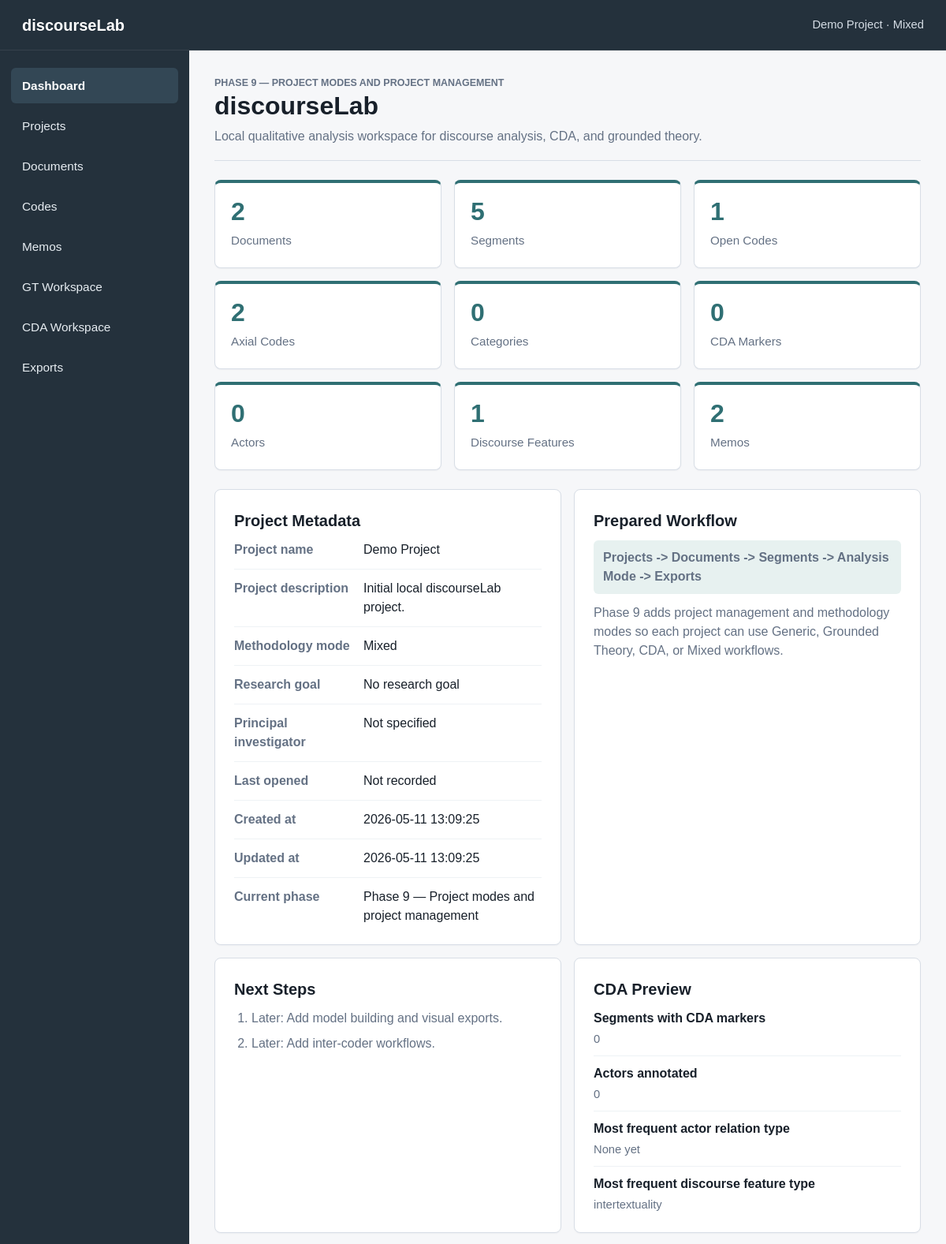
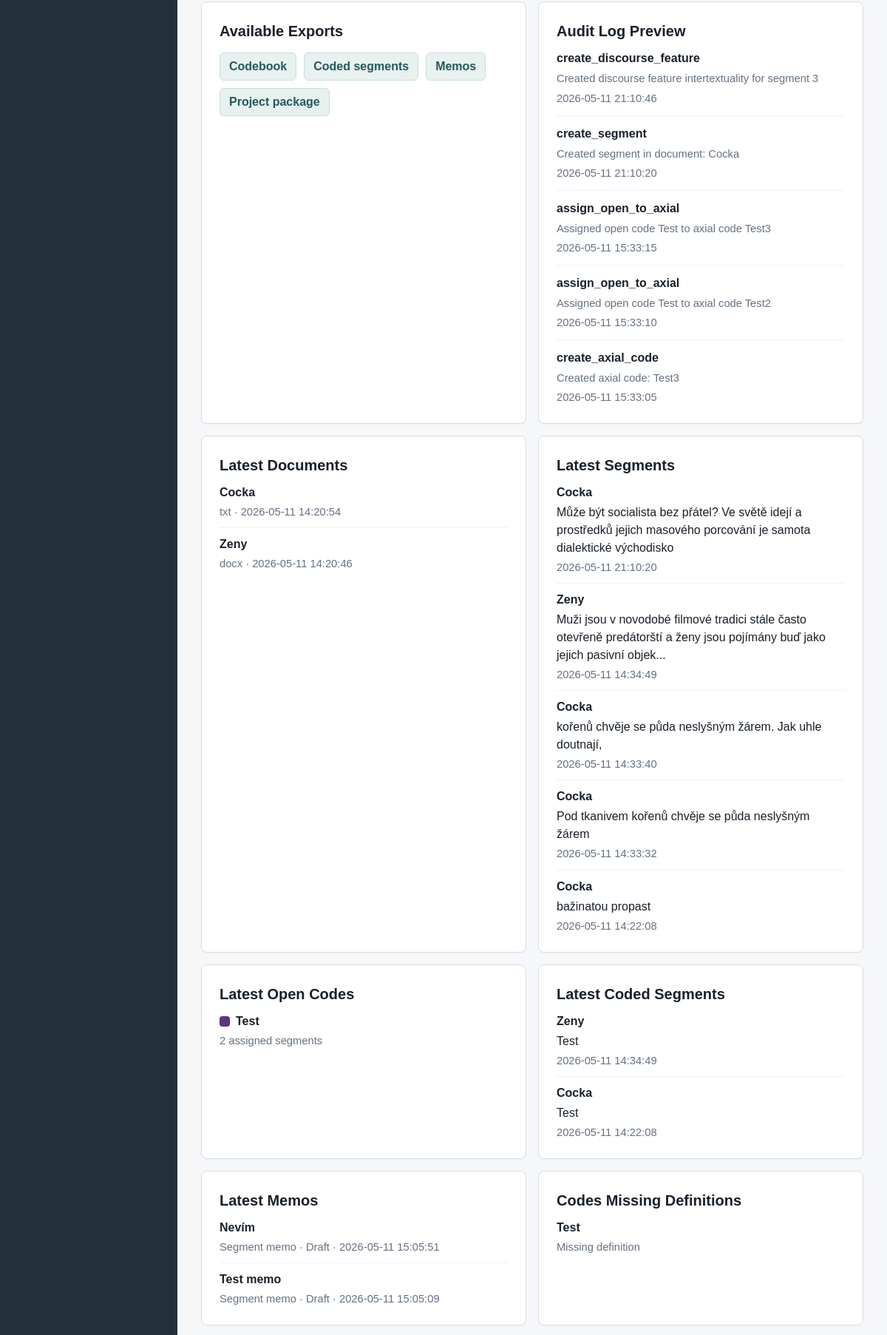
The page / (upper part) on the database its author committed (2 pictures, top to bottom).
### tables this page shows
CREATE TABLE projects (
    id INTEGER PRIMARY KEY AUTOINCREMENT,
    name TEXT NOT NULL,
    description TEXT,
    created_at TEXT NOT NULL DEFAULT CURRENT_TIMESTAMP,
    updated_at TEXT NOT NULL DEFAULT CURRENT_TIMESTAMP
, methodology_mode TEXT NOT NULL DEFAULT 'mixed', status TEXT NOT NULL DEFAULT 'active', last_opened_at TEXT, research_goal TEXT, principal_investigator TEXT);

CREATE TABLE discourse_features (
            id INTEGER PRIMARY KEY AUTOINCREMENT,
            segment_id INTEGER NOT NULL,
            feature_type TEXT NOT NULL,
            value TEXT NOT NULL,
            interpretation TEXT,
            created_at TEXT NOT NULL DEFAULT CURRENT_TIMESTAMP,
            updated_at TEXT NOT NULL DEFAULT CURRENT_TIMESTAMP,
            FOREIGN KEY (segment_id) REFERENCES segments (id) ON DELETE CASCADE
        );

CREATE TABLE audit_log (
    id INTEGER PRIMARY KEY AUTOINCREMENT,
    project_id INTEGER,
    entity_type TEXT NOT NULL,
    entity_id INTEGER,
    action TEXT NOT NULL,
    details TEXT,
    created_at TEXT NOT NULL DEFAULT CURRENT_TIMESTAMP,
    FOREIGN KEY (project_id) REFERENCES projects (id) ON DELETE SET NULL
);

CREATE TABLE documents (
    id INTEGER PRIMARY KEY AUTOINCREMENT,
    project_id INTEGER NOT NULL,
    title TEXT NOT NULL,
    original_filename TEXT,
    file_type TEXT,
    text_content TEXT,
    note TEXT,
    created_at TEXT NOT NULL DEFAULT CURRENT_TIMESTAMP,
    updated_at TEXT NOT NULL DEFAULT CURRENT_TIMESTAMP,
    FOREIGN KEY (project_id) REFERENCES projects (id) ON DELETE CASCADE
);

CREATE TABLE segments (
    id INTEGER PRIMARY KEY AUTOINCREMENT,
    document_id INTEGER NOT NULL,
    selected_text TEXT NOT NULL,
    start_offset INTEGER NOT NULL,
    end_offset INTEGER NOT NULL,
    note TEXT,
    created_at TEXT NOT NULL DEFAULT CURRENT_TIMESTAMP,
    updated_at TEXT NOT NULL DEFAULT CURRENT_TIMESTAMP, name TEXT,
    FOREIGN KEY (document_id) REFERENCES documents (id) ON DELETE CASCADE
);

CREATE TABLE codes (
    id INTEGER PRIMARY KEY AUTOINCREMENT,
    project_id INTEGER NOT NULL,
    name TEXT NOT NULL,
    description TEXT,
    code_type TEXT NOT NULL DEFAULT 'open',
    color TEXT NOT NULL DEFAULT '#2563eb',
    parent_id INTEGER,
    definition TEXT,
    include_when TEXT,
    exclude_when TEXT,
    example TEXT,
    analytical_note TEXT,
    created_at TEXT NOT NULL DEFAULT CURRENT_TIMESTAMP,
    updated_at TEXT NOT NULL DEFAULT CURRENT_TIMESTAMP, gt_conditions TEXT, gt_context TEXT, gt_actions_interactions TEXT, gt_consequences TEXT, gt_properties TEXT, gt_dimensions TEXT, gt_theoretical_note TEXT,
    FOREIGN KEY (project_id) REFERENCES projects (id) ON DELETE CASCADE,
    FOREIGN KEY (parent_id) REFERENCES codes (id) ON DELETE SET NULL
);

CREATE TABLE memos (
    id INTEGER PRIMARY KEY AUTOINCREMENT,
    project_id INTEGER NOT NULL,
    title TEXT NOT NULL,
    body TEXT,
    memo_type TEXT NOT NULL DEFAULT 'analytic',
    linked_entity_type TEXT,
    linked_entity_id INTEGER,
    status TEXT NOT NULL DEFAULT 'draft',
    created_at TEXT NOT NULL DEFAULT CURRENT_TIMESTAMP,
    updated_at TEXT NOT NULL DEFAULT CURRENT_TIMESTAMP,
    FOREIGN KEY (project_id) REFERENCES projects (id) ON DELETE CASCADE
);

### app.py (the view)
    @app.route("/")
    def dashboard():
        active_project = get_active_project()
        counts = get_dashboard_counts(active_project["id"])
        audit_entries = get_latest_audit_entries(active_project["id"])
        latest_documents = get_latest_documents(active_project["id"])
        latest_segments = get_latest_segments(active_project["id"])
        latest_open_codes = get_latest_open_codes(active_project["id"])
        latest_coded_segments = get_latest_coded_segments(active_project["id"])
        latest_memos = get_latest_memos(active_project["id"])
        codes_missing_definitions = get_codes_missing_definitions(active_project["id"])
        gt_preview = get_gt_structure_preview(active_project["id"])
        cda_preview = get_cda_dashboard_preview(active_project["id"])
        return render_template(
            "dashboard.html",
            title="Dashboard",
            active_page="dashboard",
            active_project=active_project,
            counts=counts,
            audit_entries=audit_entries,
            latest_documents=latest_documents,
            latest_segments=latest_segments,
            latest_open_codes=latest_open_codes,
            latest_coded_segments=latest_coded_segments,
            latest_memos=latest_memos,
            codes_missing_definitions=codes_missing_definitions,
            gt_preview=gt_preview,
            cda_preview=cda_preview,
            current_phase=CURRENT_PHASE_LABEL,
            export_links=get_dashboard_export_links(),
            memo_type_labels=MEMO_TYPES,
            memo_status_labels=MEMO_STATUSES,
        )

### templates/dashboard.html (shortened to what this page needs)
{% extends "base.html" %}
{% block content %}
<section class="page-header dashboard-title">
    <p class="eyebrow">{{ current_phase }}</p>
    <h1>discourseLab</h1>
    <p>Local qualitative analysis workspace for discourse analysis, CDA, and grounded theory.</p>
</section>
<section class="metrics-grid" aria-label="Project counts">
    <article class="metric-card">
        <span class="metric-value">{{ counts.documents }}</span>
        <span class="metric-label">Documents</span>
    </article>
    <article class="metric-card">
        <span class="metric-value">{{ counts.segments }}</span>
        <span class="metric-label">Segments</span>
    </article>
    <article class="metric-card">
        <span class="metric-value">{{ counts.open_codes }}</span>
        <span class="metric-label">Open Codes</span>
    </article>
    <article class="metric-card">
        <span class="metric-value">{{ counts.axial_codes }}</span>
        <span class="metric-label">Axial Codes</span>
    </article>
    <article class="metric-card">
        <span class="metric-value">{{ counts.categories }}</span>
        <span class="metric-label">Categories</span>
    </article>
    <article class="metric-card">
        <span class="metric-value">{{ counts.cda_markers }}</span>
        <span class="metric-label">CDA Markers</span>
    </article>
    <article class="metric-card">
        <span class="metric-value">{{ counts.actors }}</span>
        <span class="metric-label">Actors</span>
    </article>
    <article class="metric-card">
        <span class="metric-value">{{ counts.discourse_features }}</span>
        <span class="metric-label">Discourse Features</span>
    </article>
    <article class="metric-card">
        <span class="metric-value">{{ counts.memos }}</span>
        <span class="metric-label">Memos</span>
    </article>
</section>
<section class="dashboard-grid">
    <article class="info-panel">
        <h2>Project Metadata</h2>
        <dl class="metadata-list">
            <div>
                <dt>Project name</dt>
                <dd>{{ active_project.name }}</dd>
            </div>
            <div>
                <dt>Project description</dt>
                <dd>{{ active_project.description }}</dd>
            </div>
            <div>
                <dt>Methodology mode</dt>
                <dd>{{ methodology_mode_labels[active_project.methodology_mode] }}</dd>
            </div>
            <div>
                <dt>Research goal</dt>
                <dd>{{ active_project.research_goal or "No research goal" }}</dd>
            </div>
            <div>
                <dt>Principal investigator</dt>
                <dd>{{ active_project.principal_investigator or "Not specified" }}</dd>
            </div>
            <div>
                <dt>Last opened</dt>
                <dd>{{ active_project.last_opened_at or "Not recorded" }}</dd>
            </div>
            <div>
                <dt>Created at</dt>
                <dd>{{ active_project.created_at }}</dd>
            </div>
            <div>
                <dt>Updated at</dt>
                <dd>{{ active_project.updated_at }}</dd>
            </div>
            <div>
                <dt>Current phase</dt>
                <dd>{{ current_phase }}</dd>
            </div>
        </dl>
    </article>
    <article class="info-panel">
        <h2>Prepared Workflow</h2>
        <p class="workflow-line">Projects -> Documents -> Segments -> Analysis Mode -> Exports</p>
        <p>
            Phase 9 adds project management and methodology modes so each project can
            use Generic, Grounded Theory, CDA, or Mixed workflows.
        </p>
    </article>
    <article class="info-panel">
        <h2>Next Steps</h2>
        <ol class="next-steps">
            <li>Later: Add model building and visual exports.</li>
            <li>Later: Add inter-coder workflows.</li>
        </ol>
    </article>
    <article class="info-panel">
        <h2>CDA Preview</h2>
        <ul class="compact-list">
            <li><span>Segments with CDA markers</span><span>{{ cda_preview.segments_with_markers }}</span></li>
            <li><span>Actors annotated</span><span>{{ cda_preview.actors_annotated }}</span></li>
            <li><span>Most frequent actor relation type</span><span>{{ cda_preview.top_relation_type }}</span></li>
            <li><span>Most frequent discourse feature type</span><span>{{ cda_preview.top_feature_type }}</span></li>
        </ul>
    </article>
    <article class="info-panel">
        <h2>Available Exports</h2>
        <div class="link-row">
            {% for export_link in export_links %}
                <a class="button-secondary" href="{{ url_for(export_link.endpoint) }}">{{ export_link.label }}</a>
            {% endfor %}
        </div>
    </article>
    <article class="info-panel">
        <h2>Audit Log Preview</h2>
        {% if audit_entries %}
            <ul class="audit-list">
                {% for entry in audit_entries %}
                    <li>
                        <span class="audit-action">{{ entry.action }}</span>
                        <span class="audit-details">{{ entry.details }}</span>
                        <span class="audit-time">{{ entry.created_at }}</span>
                    </li>
                {% endfor %}
            </ul>
        {% else %}
            <p>No audit log entries yet.</p>
        {% endif %}
    </article>
    <article class="info-panel">
        <h2>Latest Documents</h2>
        {% if latest_documents %}
            <ul class="compact-list">
                {% for document in latest_documents %}
                    <li>
                        <span>{{ document.title }}</span>
                        <span>{{ document.file_type }} · {{ document.created_at }}</span>
                    </li>
                {% endfor %}
            </ul>
        {% else %}
            <p>No documents imported yet.</p>
        {% endif %}
    </article>
    <article class="info-panel">
        <h2>Latest Segments</h2>
        {% if latest_segments %}
            <ul class="compact-list">
                {% for segment in latest_segments %}
                    <li>
                        <span>{{ segment.name or segment.document_title }}</span>
                        <span>{{ segment.selected_text[:120] }}{% if segment.selected_text|length > 120 %}...{% endif %}</span>
                        <span>{{ segment.created_at }}</span>
                    </li>
                {% endfor %}
            </ul>
        {% else %}
            <p>No segments created yet.</p>
        {% endif %}
    </article>
    <article class="info-panel">
        <h2>Latest Open Codes</h2>
        {% if latest_open_codes %}
            <ul class="compact-list">
                {% for code in latest_open_codes %}
                    <li>
                        <span><span class="color-swatch small" style="background: {{ code.color }}"></span>{{ code.name }}</span>
                        <span>{{ code.assigned_segment_count }} assigned segments</span>
                    </li>
                {% endfor %}
            </ul>
        {% else %}
            <p>No open codes created yet.</p>
        {% endif %}
    </article>
    <article class="info-panel">
        <h2>Latest Coded Segments</h2>
        {% if latest_coded_segments %}
            <ul class="compact-list">
                {% for segment in latest_coded_segments %}
                    <li>
                        <span>{{ segment.name or segment.document_title }}</span>
                        <span>{{ segment.code_names }}</span>
                        <span>{{ segment.created_at }}</span>
                    </li>
                {% endfor %}
            </ul>
        {% else %}
            <p>No coded segments yet.</p>
        {% endif %}
    </article>
    <article class="info-panel">
        <h2>Latest Memos</h2>
        {% if latest_memos %}
            <ul class="compact-list">
                {% for memo in latest_memos %}
                    <li>
                        <span>{{ memo.title }}</span>
                        <span>{{ memo_type_labels[memo.memo_type] }} · {{ memo_status_labels[memo.status] }} · {{ memo.created_at }}</span>
                    </li>
                {% endfor %}
            </ul>
        {% else %}
            <p>No memos created yet.</p>
        {% endif %}
    </article>
    <article class="info-panel">
        <h2>Codes Missing Definitions</h2>
        {% if codes_missing_definitions %}
            <ul class="compact-list">
                {% for code in codes_missing_definitions %}
                    <li>
                        <span>{{ code.name }}</span>
                        <span>Missing definition</span>
                    </li>
                {% endfor %}
            </ul>
        {% else %}
            <p>All open codes have definitions.</p>
        {% endif %}
    </article>
</section>
{% endblock %}

### templates/base.html (shortened to what this page needs)
<!doctype html>
<html lang="en">
<head>
    <link rel="stylesheet" href="{{ url_for('static', filename='style.css') }}">
</head>
<body>
    <div class="app-shell">
        <header class="topbar">
            <div class="app-name">discourseLab</div>
            <div class="app-context">
                {{ active_project.name if active_project else "No active project" }}
                {% if active_project %}· {{ methodology_mode_labels[active_project.methodology_mode] }}{% endif %}
            </div>
        </header>
        <aside class="sidebar" aria-label="Main navigation">
            <nav class="sidebar-nav">
                <a href="{{ url_for('dashboard') }}" class="{{ 'active' if active_page == 'dashboard' else '' }}">Dashboard</a>
                <a href="{{ url_for('projects') }}" class="{{ 'active' if active_page == 'projects' else '' }}">Projects</a>
                <a href="{{ url_for('documents') }}" class="{{ 'active' if active_page == 'documents' else '' }}">Documents</a>
                <a href="{{ url_for('codes') }}" class="{{ 'active' if active_page == 'codes' else '' }}">Codes</a>
                <a href="{{ url_for('memos') }}" class="{{ 'active' if active_page == 'memos' else '' }}">Memos</a>
                {% if supports_gt %}
                    <a href="{{ url_for('gt_workspace') }}" class="{{ 'active' if active_page == 'gt' else '' }}">GT Workspace</a>
                {% else %}
                    <span class="nav-disabled">GT Workspace</span>
                {% endif %}
                {% if supports_cda %}
                    <a href="{{ url_for('cda_workspace') }}" class="{{ 'active' if active_page == 'cda' else '' }}">CDA Workspace</a>
                {% else %}
                    <span class="nav-disabled">CDA Workspace</span>
                {% endif %}
                <a href="{{ url_for('exports') }}" class="{{ 'active' if active_page == 'exports' else '' }}">Exports</a>
            </nav>
        </aside>
        <main class="content">
            {% block content %}{% endblock %}
        </main>
    </div>
</body>
</html>

### rows shown on the page
projects: name "Demo Project", methodology_mode "Mixed", description "Initial local discourseLab project.", created_at "2026-05-11 13:09:25", updated_at "2026-05-11 13:09:25"
discourse_features: top_feature_type "intertextuality"
audit_log: action "create_discourse_feature", details "Created discourse feature intertextuality for segment 3", created_at "2026-05-11 21:10:46"
audit_log: action "create_segment", details "Created segment in document: Cocka", created_at "2026-05-11 21:10:20"
audit_log: action "assign_open_to_axial", details "Assigned open code Test to axial code Test3", created_at "2026-05-11 15:33:15"
audit_log: action "assign_open_to_axial", details "Assigned open code Test to axial code Test2", created_at "2026-05-11 15:33:10"
audit_log: action "create_axial_code", details "Created axial code: Test3", created_at "2026-05-11 15:33:05"
documents: title "Cocka", file_type "txt", created_at "2026-05-11 14:20:54"
documents: title "Zeny", file_type "docx", created_at "2026-05-11 14:20:46"
segments: title "Cocka", selected_text "Může být socialista bez přátel? Ve světě idejí a prostředků jejich masového porcování je samota dialektické východisko", created_at "2026-05-11 21:10:20"
segments: title "Zeny", selected_text "Muži jsou v novodobé filmové tradici stále často otevřeně predátorští a ženy jsou pojímány buď jako jejich pasivní objek", created_at "2026-05-11 14:34:49", name "Zeny", code_names "Test"
segments: title "Cocka", selected_text "kořenů chvěje se půda neslyšným žárem. Jak uhle doutnají,", created_at "2026-05-11 14:33:40"
segments: title "Cocka", selected_text "Pod tkanivem kořenů chvěje se půda neslyšným žárem", created_at "2026-05-11 14:33:32"
segments: title "Cocka", selected_text "bažinatou propast", created_at "2026-05-11 14:22:08", name "Cocka", code_names "Test"
codes: name "Test", assigned_segment_count "2"
memos: title "Nevím", memo_type "Segment memo", status "Draft", created_at "2026-05-11 15:05:51"
memos: title "Test memo", memo_type "Segment memo", status "Draft", created_at "2026-05-11 15:05:09"

### other values the page prints
{{ current_phase }} "PHASE 9 — PROJECT MODES AND PROJECT MANAGEMENT"
{{ counts.documents }} "2"
{{ counts.segments }} "5"
{{ counts.open_codes }} "1"
{{ counts.axial_codes }} "2"
{{ counts.categories }} "0"
{{ counts.cda_markers }} "0"
{{ counts.actors }} "0"
{{ counts.discourse_features }} "1"
{{ counts.memos }} "2"
{{ active_project.research_goal or "No research goal" }} "No research goal"
{{ active_project.principal_investigator or "Not specified" }} "Not specified"
{{ active_project.last_opened_at or "Not recorded" }} "Not recorded"
{{ current_phase }} "Phase 9 — Project modes and project management"
{{ cda_preview.segments_with_markers }} "0"
